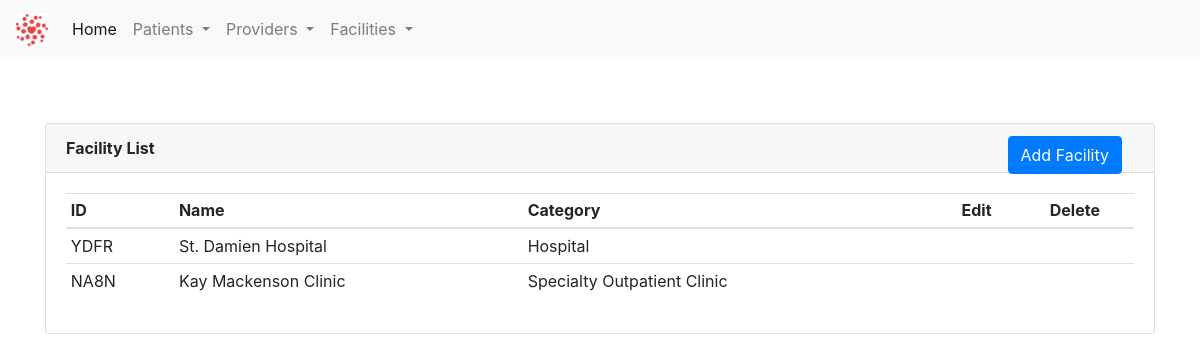
Page /facilities/ on the earlier database version.
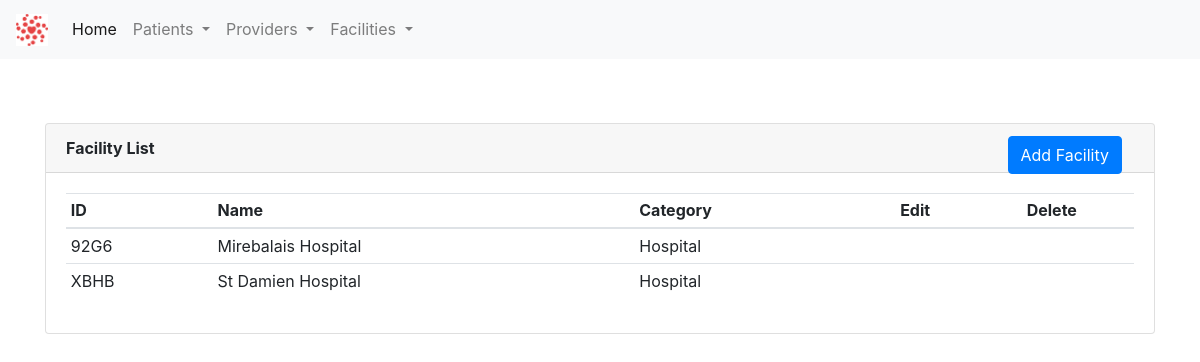
Same page on the later database version.
### app/facilities/facility_model.py (models this page shows, shortened)
class Facility(db.Model):
    id = db.Column(db.Integer, primary_key=True)
    facility_name = db.Column(db.String(30), index=True, nullable=False, info={'label': 'Facility Name'})
    facility_id = db.Column(db.String(10), index=True)
    facility_category_id = db.Column(db.Integer, db.ForeignKey('facility_category.id'))
    facility_category = db.relationship(FacilityCategory)

class FacilityCategory(db.Model):
    id = db.Column(db.Integer, primary_key=True)
    code_name = db.Column(db.String(30), index=True, nullable=False)
    name = db.Column(db.String(60), index=True, nullable=False)
    def __str__(self):
        return self.name

### app/facilities/facility.py (the view)
@facility_bp.route('/')
def view_facility_list():
    facility_list = Facility.query.all()
    return render_template('facilities.html', title="Facility List", facility_list=facility_list)

### app/facilities/templates/facilities.html (shortened to what this page needs)
{% extends "base.html" %}
{% block content %}
    <div class="container" style="margin-top: 4rem">
        <div class="card">
          <div class="card-header">
              <b>Facility List</b>
              <a class="btn btn-primary" href="/facilities/new" role="button" style="position: absolute; right: 2rem">
                     Add Facility
              </a>
          </div>
          <div class="card-body">
              <table class="table table-hover table-sm">
                  <thead>
                    <tr>
                      <th scope="col">ID</th>
                      <th scope="col">Name</th>
                      <th scope="col">Category</th>
                      <th style="text-align: center; vertical-align: middle" scope="col">Edit</th>
                      <th style="text-align: center; vertical-align: middle" scope="col">Delete</th>
                    </tr>
                  </thead>
                  <tbody>
                  {% for facility in facility_list %}
                    <tr>
                      <td>{{ facility.facility_id }}</td>
                      <td>{{ facility.facility_name }}</td>
                      <td>{{ facility.facility_category }}</td>
                        <td style="text-align: center; vertical-align: middle"><a href="/facilities/edit/{{  facility.facility_id  }}"></a></td>
                        <td style="text-align: center; vertical-align: middle"><a href="/facilities/delete/{{ facility.facility_id }}"></a></td>
                    </tr>
                  {% endfor %}
                  </tbody>
              </table>
          </div>
        </div>
    </div>
{% endblock %}

### app/templates/base.html (shortened to what this page needs)
<!DOCTYPE html>
<html lang="en">
<head>
    <link rel="stylesheet"
          href="https://stackpath.bootstrapcdn.com/bootstrap/4.5.0/css/bootstrap.min.css"
>
    <link href="//netdna.bootstrapcdn.com/bootstrap/3.0.0/css/bootstrap-glyphicons.css" rel="stylesheet">
</head>
<body>
    <nav class="navbar navbar-expand-lg navbar-light bg-light">
      <a class="navbar-brand" href="/index"><img src="/static/images/HCA_logo.png" style="height: 2rem; width: 2rem"></a>
      <div class="collapse navbar-collapse" id="navbarSupportedContent">
        <ul class="navbar-nav mr-auto">
          <li class="nav-item active">
            <a class="nav-link" href="/index">Home <span class="sr-only">(current)</span></a>
          </li>
          <li class="nav-item dropdown">
            <a class="nav-link dropdown-toggle" href="#" id="navbarDropdown" role="button" data-toggle="dropdown" aria-haspopup="true" aria-expanded="false">
              Patients
            </a>
          </li>
          <li class="nav-item dropdown">
            <a class="nav-link dropdown-toggle" href="#" id="navbarDropdown" role="button" data-toggle="dropdown" aria-haspopup="true" aria-expanded="false">
              Providers
            </a>
          </li>
          <li class="nav-item dropdown">
            <a class="nav-link dropdown-toggle" href="#" id="navbarDropdown" role="button" data-toggle="dropdown" aria-haspopup="true" aria-expanded="false">
              Facilities
            </a>
          </li>
        </ul>
      </div>
    </nav>
    {% block content %}{% endblock %}
</body>
</html>

Differences in the rows shown:
removed Facility: facility_id "NA8N", facility_name "Kay Mackenson Clinic", facility_category "Specialty Outpatient Clinic"
changed Facility: facility_id "YDFR" → "92G6"; facility_name "St. Damien Hospital" → "Mirebalais Hospital"
added Facility: facility_id "XBHB", facility_name "St Damien Hospital", facility_category "Hospital"
